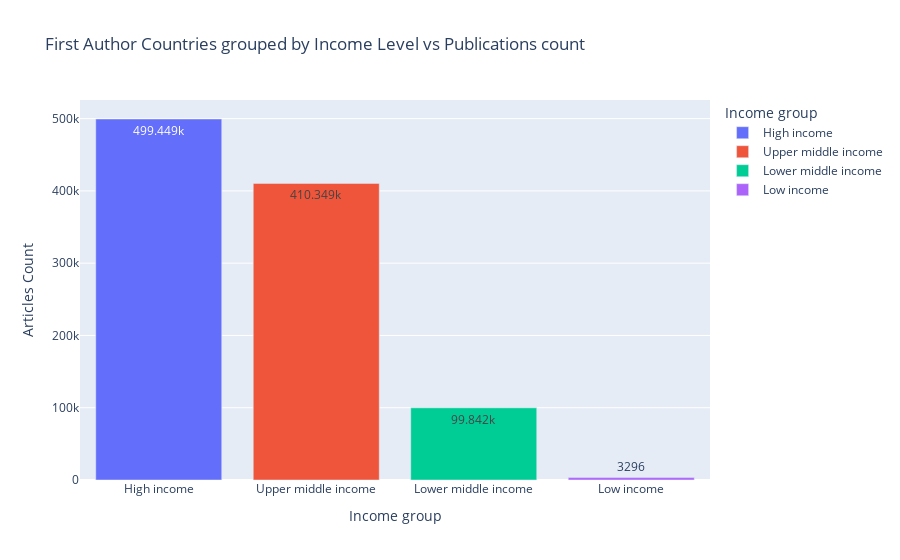

Notebook code for this chart:
### Code cell
fig=px.bar(first_aut_ctry_Income_grp, x=first_aut_ctry_Income_grp.index, y='Articles Count', color=first_aut_ctry_Income_grp.index, text_auto=True,
           title='First Author Countries grouped by Income Level vs Publications count',)
fig.show()

### Figure 1 — Plotly figure (JSON) as saved in the notebook; plotly's stock layout.template omitted (floating-point values rounded to 4 significant figures)
{"data": [{"alignmentgroup": "True", "hovertemplate": "Income group=%{x}<br>Articles Count=%{y}<extra></extra>", "legendgroup": "High income", "marker": {"color": "#636efa", "pattern": {"shape": ""}}, "name": "High income", "offsetgroup": "High income", "orientation": "v", "showlegend": true, "textposition": "auto", "texttemplate": "%{y}", "type": "bar", "x": ["High income"], "xaxis": "x", "y": [499449], "yaxis": "y"}, {"alignmentgroup": "True", "hovertemplate": "Income group=%{x}<br>Articles Count=%{y}<extra></extra>", "legendgroup": "Upper middle income", "marker": {"color": "#EF553B", "pattern": {"shape": ""}}, "name": "Upper middle income", "offsetgroup": "Upper middle income", "orientation": "v", "showlegend": true, "textposition": "auto", "texttemplate": "%{y}", "type": "bar", "x": ["Upper middle income"], "xaxis": "x", "y": [410349], "yaxis": "y"}, {"alignmentgroup": "True", "hovertemplate": "Income group=%{x}<br>Articles Count=%{y}<extra></extra>", "legendgroup": "Lower middle income", "marker": {"color": "#00cc96", "pattern": {"shape": ""}}, "name": "Lower middle income", "offsetgroup": "Lower middle income", "orientation": "v", "showlegend": true, "textposition": "auto", "texttemplate": "%{y}", "type": "bar", "x": ["Lower middle income"], "xaxis": "x", "y": [99842], "yaxis": "y"}, {"alignmentgroup": "True", "hovertemplate": "Income group=%{x}<br>Articles Count=%{y}<extra></extra>", "legendgroup": "Low income", "marker": {"color": "#ab63fa", "pattern": {"shape": ""}}, "name": "Low income", "offsetgroup": "Low income", "orientation": "v", "showlegend": true, "textposition": "auto", "texttemplate": "%{y}", "type": "bar", "x": ["Low income"], "xaxis": "x", "y": [3296], "yaxis": "y"}], "layout": {"barmode": "relative", "legend": {"title": {"text": "Income group"}, "tracegroupgap": 0}, "title": {"text": "First Author Countries grouped by Income Level vs Publications count"}, "xaxis": {"anchor": "y", "categoryarray": ["High income", "Upper middle income", "Lower middle income", "Low income"], "categoryorder": "array", "domain": [0, 1], "title": {"text": "Income group"}}, "yaxis": {"anchor": "x", "domain": [0, 1], "title": {"text": "Articles Count"}}}}
